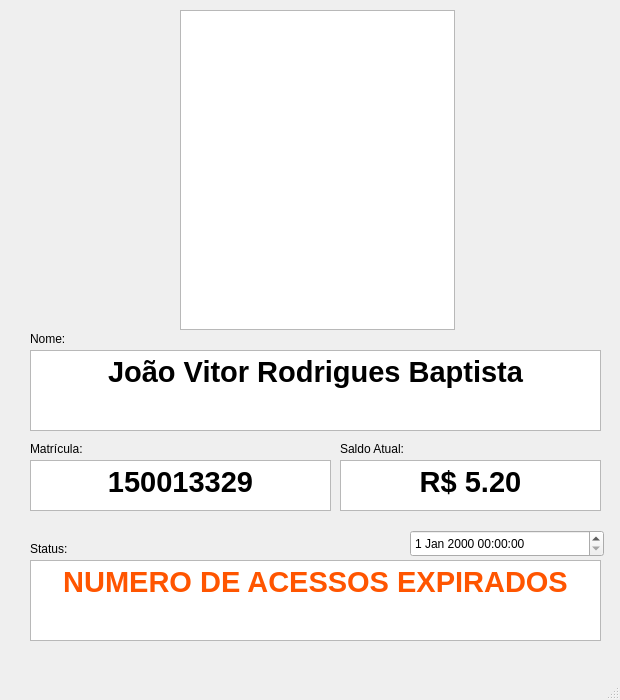
<?xml version="1.0" encoding="UTF-8"?>
<ui version="4.0">
 <class>Monitor</class>
 <widget class="QMainWindow" name="Monitor">
  <property name="geometry">
   <rect>
    <x>0</x>
    <y>0</y>
    <width>620</width>
    <height>700</height>
   </rect>
  </property>
  <property name="maximumSize">
   <size>
    <width>620</width>
    <height>700</height>
   </size>
  </property>
  <property name="windowTitle">
   <string>Monitor</string>
  </property>
  <widget class="QWidget" name="centralwidget">
   <widget class="QTextBrowser" name="Nome">
    <property name="geometry">
     <rect>
      <x>30</x>
      <y>350</y>
      <width>571</width>
      <height>81</height>
     </rect>
    </property>
    <property name="html">
     <string>&lt;!DOCTYPE HTML PUBLIC &quot;-//W3C//DTD HTML 4.0//EN&quot; &quot;http://www.w3.org/TR/REC-html40/strict.dtd&quot;&gt;
&lt;html&gt;&lt;head&gt;&lt;meta name=&quot;qrichtext&quot; content=&quot;1&quot; /&gt;&lt;style type=&quot;text/css&quot;&gt;
p, li { white-space: pre-wrap; }
&lt;/style&gt;&lt;/head&gt;&lt;body style=&quot; font-family:'Ubuntu'; font-size:11pt; font-weight:400; font-style:normal;&quot;&gt;
&lt;p align=&quot;center&quot; style=&quot; margin-top:0px; margin-bottom:0px; margin-left:0px; margin-right:0px; -qt-block-indent:0; text-indent:0px;&quot;&gt;&lt;span style=&quot; font-size:22pt; font-weight:600;&quot;&gt;João Vitor Rodrigues Baptista&lt;/span&gt;&lt;/p&gt;
&lt;p align=&quot;center&quot; style=&quot;-qt-paragraph-type:empty; margin-top:0px; margin-bottom:0px; margin-left:0px; margin-right:0px; -qt-block-indent:0; text-indent:0px; font-size:22pt; font-weight:600;&quot;&gt;&lt;br /&gt;&lt;/p&gt;&lt;/body&gt;&lt;/html&gt;</string>
    </property>
   </widget>
   <widget class="QTextBrowser" name="Matricula">
    <property name="geometry">
     <rect>
      <x>30</x>
      <y>460</y>
      <width>301</width>
      <height>51</height>
     </rect>
    </property>
    <property name="html">
     <string>&lt;!DOCTYPE HTML PUBLIC &quot;-//W3C//DTD HTML 4.0//EN&quot; &quot;http://www.w3.org/TR/REC-html40/strict.dtd&quot;&gt;
&lt;html&gt;&lt;head&gt;&lt;meta name=&quot;qrichtext&quot; content=&quot;1&quot; /&gt;&lt;style type=&quot;text/css&quot;&gt;
p, li { white-space: pre-wrap; }
&lt;/style&gt;&lt;/head&gt;&lt;body style=&quot; font-family:'Ubuntu'; font-size:11pt; font-weight:400; font-style:normal;&quot;&gt;
&lt;p align=&quot;center&quot; style=&quot; margin-top:0px; margin-bottom:0px; margin-left:0px; margin-right:0px; -qt-block-indent:0; text-indent:0px;&quot;&gt;&lt;span style=&quot; font-size:22pt; font-weight:600;&quot;&gt;150013329&lt;/span&gt;&lt;/p&gt;&lt;/body&gt;&lt;/html&gt;</string>
    </property>
   </widget>
   <widget class="QTextBrowser" name="Dinheiro">
    <property name="geometry">
     <rect>
      <x>340</x>
      <y>460</y>
      <width>261</width>
      <height>51</height>
     </rect>
    </property>
    <property name="html">
     <string>&lt;!DOCTYPE HTML PUBLIC &quot;-//W3C//DTD HTML 4.0//EN&quot; &quot;http://www.w3.org/TR/REC-html40/strict.dtd&quot;&gt;
&lt;html&gt;&lt;head&gt;&lt;meta name=&quot;qrichtext&quot; content=&quot;1&quot; /&gt;&lt;style type=&quot;text/css&quot;&gt;
p, li { white-space: pre-wrap; }
&lt;/style&gt;&lt;/head&gt;&lt;body style=&quot; font-family:'Ubuntu'; font-size:11pt; font-weight:400; font-style:normal;&quot;&gt;
&lt;p align=&quot;center&quot; style=&quot; margin-top:0px; margin-bottom:0px; margin-left:0px; margin-right:0px; -qt-block-indent:0; text-indent:0px;&quot;&gt;&lt;span style=&quot; font-size:22pt; font-weight:600;&quot;&gt;R$ 5.20&lt;/span&gt;&lt;/p&gt;&lt;/body&gt;&lt;/html&gt;</string>
    </property>
   </widget>
   <widget class="QLabel" name="Matricula_l">
    <property name="geometry">
     <rect>
      <x>30</x>
      <y>440</y>
      <width>71</width>
      <height>17</height>
     </rect>
    </property>
    <property name="text">
     <string>Matrícula: </string>
    </property>
   </widget>
   <widget class="QLabel" name="DInheiro_l">
    <property name="geometry">
     <rect>
      <x>340</x>
      <y>440</y>
      <width>131</width>
      <height>17</height>
     </rect>
    </property>
    <property name="text">
     <string>Saldo Atual:</string>
    </property>
   </widget>
   <widget class="QLabel" name="Nome_L">
    <property name="geometry">
     <rect>
      <x>30</x>
      <y>330</y>
      <width>131</width>
      <height>17</height>
     </rect>
    </property>
    <property name="text">
     <string>Nome:</string>
    </property>
   </widget>
   <widget class="QDateTimeEdit" name="Data_e_HOra">
    <property name="geometry">
     <rect>
      <x>410</x>
      <y>530</y>
      <width>194</width>
      <height>27</height>
     </rect>
    </property>
   </widget>
   <widget class="QTextBrowser" name="Status">
    <property name="geometry">
     <rect>
      <x>30</x>
      <y>560</y>
      <width>571</width>
      <height>81</height>
     </rect>
    </property>
    <property name="html">
     <string>&lt;!DOCTYPE HTML PUBLIC &quot;-//W3C//DTD HTML 4.0//EN&quot; &quot;http://www.w3.org/TR/REC-html40/strict.dtd&quot;&gt;
&lt;html&gt;&lt;head&gt;&lt;meta name=&quot;qrichtext&quot; content=&quot;1&quot; /&gt;&lt;style type=&quot;text/css&quot;&gt;
p, li { white-space: pre-wrap; }
&lt;/style&gt;&lt;/head&gt;&lt;body style=&quot; font-family:'Ubuntu'; font-size:11pt; font-weight:400; font-style:normal;&quot;&gt;
&lt;p align=&quot;center&quot; style=&quot; margin-top:0px; margin-bottom:0px; margin-left:0px; margin-right:0px; -qt-block-indent:0; text-indent:0px;&quot;&gt;&lt;span style=&quot; font-size:22pt; font-weight:600; color:#ff5500;&quot;&gt;NUMERO DE ACESSOS EXPIRADOS&lt;/span&gt;&lt;/p&gt;
&lt;p align=&quot;center&quot; style=&quot;-qt-paragraph-type:empty; margin-top:0px; margin-bottom:0px; margin-left:0px; margin-right:0px; -qt-block-indent:0; text-indent:0px; font-size:22pt; font-weight:600; color:#00aa00;&quot;&gt;&lt;br /&gt;&lt;/p&gt;&lt;/body&gt;&lt;/html&gt;</string>
    </property>
   </widget>
   <widget class="QLabel" name="Status_l">
    <property name="geometry">
     <rect>
      <x>30</x>
      <y>540</y>
      <width>66</width>
      <height>17</height>
     </rect>
    </property>
    <property name="text">
     <string>Status:</string>
    </property>
   </widget>
   <widget class="QTextBrowser" name="textBrowser">
    <property name="geometry">
     <rect>
      <x>180</x>
      <y>10</y>
      <width>275</width>
      <height>320</height>
     </rect>
    </property>
    <property name="minimumSize">
     <size>
      <width>275</width>
      <height>320</height>
     </size>
    </property>
    <property name="maximumSize">
     <size>
      <width>275</width>
      <height>320</height>
     </size>
    </property>
    <property name="html">
     <string>&lt;!DOCTYPE HTML PUBLIC &quot;-//W3C//DTD HTML 4.0//EN&quot; &quot;http://www.w3.org/TR/REC-html40/strict.dtd&quot;&gt;
&lt;html&gt;&lt;head&gt;&lt;meta name=&quot;qrichtext&quot; content=&quot;1&quot; /&gt;&lt;style type=&quot;text/css&quot;&gt;
p, li { white-space: pre-wrap; }
&lt;/style&gt;&lt;/head&gt;&lt;body style=&quot; font-family:'Ubuntu'; font-size:11pt; font-weight:400; font-style:normal;&quot;&gt;
&lt;p style=&quot; margin-top:0px; margin-bottom:0px; margin-left:0px; margin-right:0px; -qt-block-indent:0; text-indent:0px;&quot;&gt;&lt;img src=&quot;:/PIC/cortado.png&quot; /&gt;&lt;/p&gt;&lt;/body&gt;&lt;/html&gt;</string>
    </property>
   </widget>
  </widget>
  <widget class="QMenuBar" name="menubar">
   <property name="geometry">
    <rect>
     <x>0</x>
     <y>0</y>
     <width>620</width>
     <height>25</height>
    </rect>
   </property>
  </widget>
  <widget class="QStatusBar" name="statusbar"/>
 </widget>
 <resources>
  <include location="../../../../../../Pictures/CyberGate%20(copy).png"/>
 </resources>
 <connections/>
</ui>
